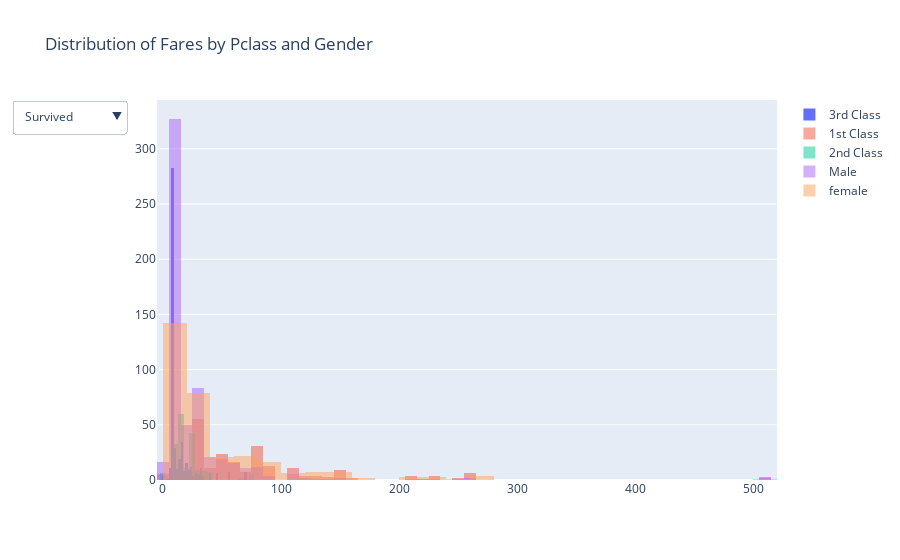

The code cell stored with this chart in its notebook:
### Code cell
#defining list_updatemenus
list_updatemenus = [{'label': 'Survived',
  'method': 'update',
  'args': [{'visible': [False, False, False, True, True, True]}, {'title': 'Distribution of Age for Survived Passengers'}]},
 {'label': 'Non Survived',
  'method': 'update',
  'args': [{'visible': [True, True, True, False, False, False]}, {'title': 'Distribution of Age for Non-Survived Passengers'}]}]

#defining all graph objects
x_pclass3 = df[df['Pclass']==3]['Fare']
x_pclass1 = df[df['Pclass']==1]['Fare']
x_pclass2 = df[df['Pclass']==2]['Fare']
x_male = df[df['Sex']=='male']['Fare']
x_female = df[df['Sex']=='female']['Fare']
#defining data
data=[go.Histogram(x=x_pclass3,name='3rd Class'),go.Histogram(x=x_pclass1,name='1st Class',opacity = .5,nbinsx=60),go.Histogram(x=x_pclass2,name='2nd Class',opacity = .5),go.Histogram(x=x_male,name='Male',opacity = .5),go.Histogram(x=x_female,name='female',opacity = .5)]
#defining layout
layout=go.Layout(title='Distribution of Fares by Pclass and Gender',updatemenus=list([dict(buttons= list_updatemenus)]),barmode='overlay')
#defining figure and plotting
fig = go.Figure(data,layout)
iplot(fig)

### Figure 1 — Plotly figure (JSON) as saved in the notebook; plotly's stock layout.template omitted (floating-point values rounded to 4 significant figures; data arrays with more than 128 entries replaced by an {"elided": "..."} marker saying what was removed)
{"data": [{"name": "3rd Class", "type": "histogram", "x": {"elided": "491 float values"}}, {"name": "1st Class", "nbinsx": 60, "opacity": 0.5, "type": "histogram", "x": {"elided": "216 float values"}}, {"name": "2nd Class", "opacity": 0.5, "type": "histogram", "x": {"elided": "184 float values"}}, {"name": "Male", "opacity": 0.5, "type": "histogram", "x": {"elided": "577 float values"}}, {"name": "female", "opacity": 0.5, "type": "histogram", "x": {"elided": "314 float values"}}], "layout": {"barmode": "overlay", "title": {"text": "Distribution of Fares by Pclass and Gender"}, "updatemenus": [{"buttons": [{"args": [{"visible": [false, false, false, true, true, true]}, {"title": "Distribution of Age for Survived Passengers"}], "label": "Survived", "method": "update"}, {"args": [{"visible": [true, true, true, false, false, false]}, {"title": "Distribution of Age for Non-Survived Passengers"}], "label": "Non Survived", "method": "update"}]}]}}
